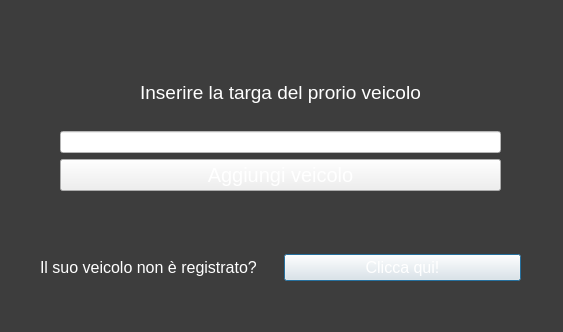
<?xml version="1.0" encoding="UTF-8"?>
<ui version="4.0">
 <class>Dialog</class>
 <widget class="QDialog" name="Dialog">
  <property name="geometry">
   <rect>
    <x>0</x>
    <y>0</y>
    <width>563</width>
    <height>332</height>
   </rect>
  </property>
  <property name="windowTitle">
   <string>Dialog</string>
  </property>
  <property name="styleSheet">
   <string notr="true">QDialog#Dialog{
background-color: rgb(61, 61, 61);
color: rgb(255, 255, 255);}</string>
  </property>
  <widget class="QWidget" name="layoutWidget_2">
   <property name="geometry">
    <rect>
     <x>40</x>
     <y>250</y>
     <width>481</width>
     <height>35</height>
    </rect>
   </property>
   <layout class="QHBoxLayout" name="horizontalLayout">
    <item>
     <widget class="QLabel" name="label_3">
      <property name="font">
       <font>
        <pointsize>12</pointsize>
       </font>
      </property>
      <property name="text">
       <string>&lt;html&gt;&lt;head/&gt;&lt;body&gt;&lt;p&gt;&lt;span style=&quot; color:#ffffff;&quot;&gt;Il suo veicolo non è registrato?&lt;/span&gt;&lt;/p&gt;&lt;/body&gt;&lt;/html&gt;</string>
      </property>
     </widget>
    </item>
    <item>
     <widget class="QPushButton" name="pushButton">
      <property name="font">
       <font>
        <pointsize>12</pointsize>
       </font>
      </property>
      <property name="styleSheet">
       <string notr="true">color: white;</string>
      </property>
      <property name="text">
       <string>Clicca qui!</string>
      </property>
     </widget>
    </item>
   </layout>
  </widget>
  <widget class="QWidget" name="">
   <property name="geometry">
    <rect>
     <x>60</x>
     <y>60</y>
     <width>441</width>
     <height>131</height>
    </rect>
   </property>
   <layout class="QVBoxLayout" name="verticalLayout">
    <item>
     <widget class="QLabel" name="label_2">
      <property name="font">
       <font>
        <pointsize>14</pointsize>
       </font>
      </property>
      <property name="text">
       <string>&lt;html&gt;&lt;head/&gt;&lt;body&gt;&lt;p align=&quot;center&quot;&gt;&lt;span style=&quot; color:#ffffff;&quot;&gt;Inserire la targa del prorio veicolo&lt;/span&gt;&lt;/p&gt;&lt;/body&gt;&lt;/html&gt;</string>
      </property>
     </widget>
    </item>
    <item>
     <widget class="QLineEdit" name="targa_lineEdit">
      <property name="styleSheet">
       <string notr="true">background-color: rgb(255, 255, 255);
color: rgb(0, 0, 0);</string>
      </property>
     </widget>
    </item>
    <item>
     <widget class="QPushButton" name="inserisci_button">
      <property name="font">
       <font>
        <pointsize>15</pointsize>
       </font>
      </property>
      <property name="styleSheet">
       <string notr="true">color: white;</string>
      </property>
      <property name="text">
       <string>Aggiungi veicolo</string>
      </property>
     </widget>
    </item>
   </layout>
  </widget>
 </widget>
 <resources/>
 <connections/>
</ui>
